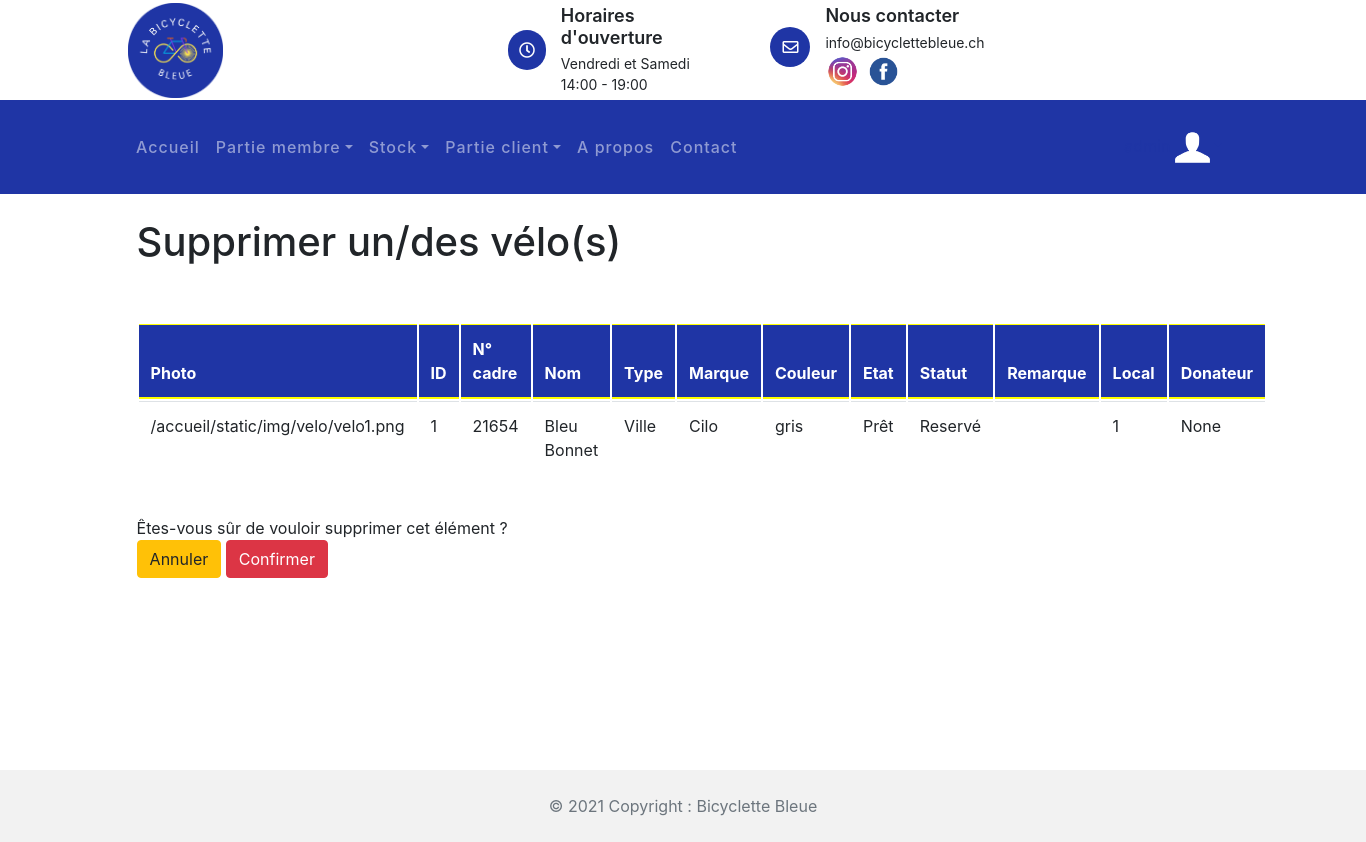
The page /stock_velos/supprimer_velo/1 (signed in) on the database as committed earlier.
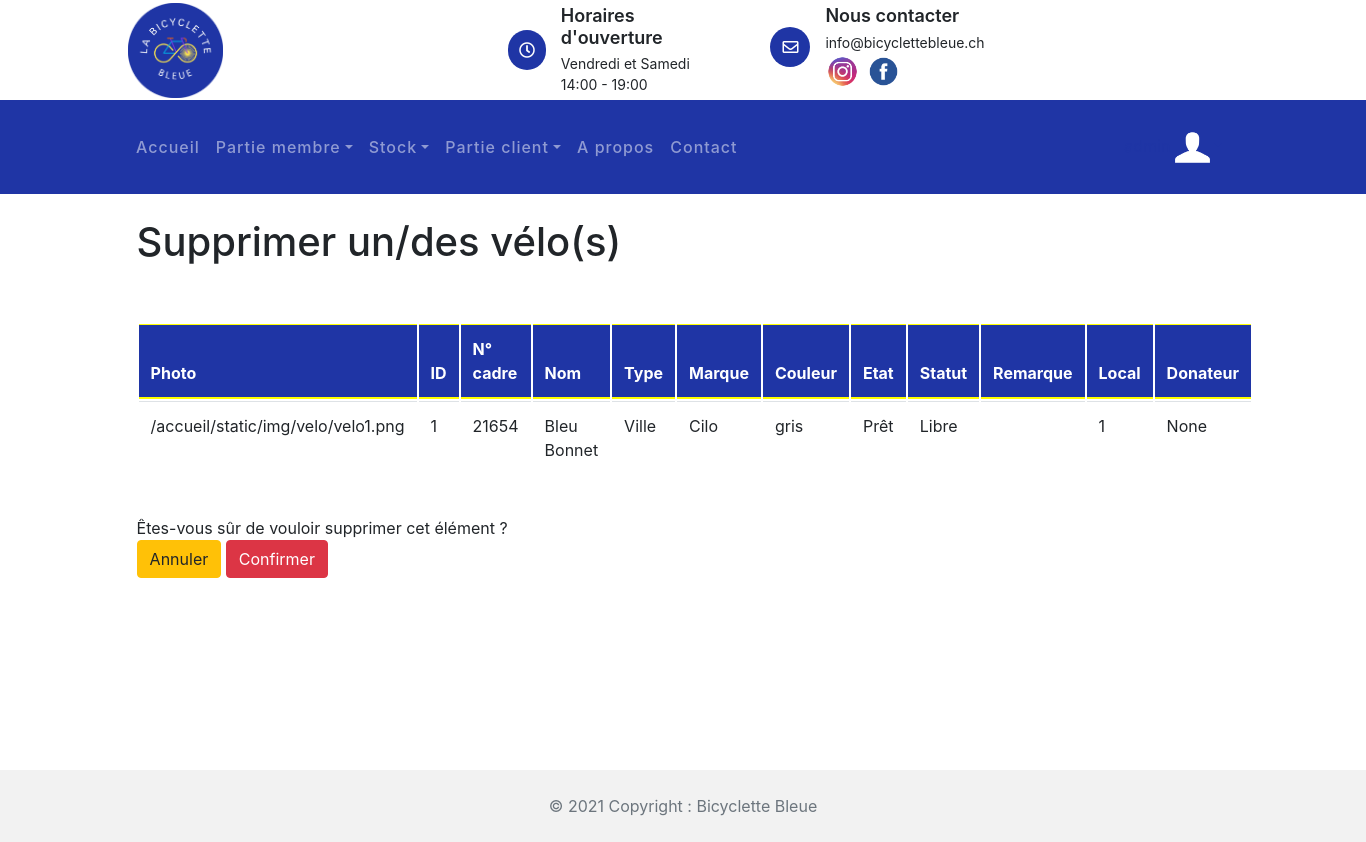
The same page on the database as committed later.
### statistique/models.py (models this page shows, shortened)
class Velo(models.Model):
    vel_id = models.AutoField(db_column='VEL_ID', primary_key = True)  # Field name made lowercase.
    vel_num_cadre = models.IntegerField(db_column='VEL_NUM_CADRE', blank=True, null=True)  # Field name made lowercase.
    vel_nom = models.TextField(db_column='VEL_NOM', blank=True, null=True)  # Field name made lowercase.
    vel_marque = models.TextField(db_column='VEL_MARQUE', blank=True, null=True)  # Field name made lowercase.
    vel_couleur = models.TextField(db_column='VEL_COULEUR', blank=True, null=True)  # Field name made lowercase.
    vel_type = models.TextField(db_column='VEL_TYPE', blank=True, null=True)  # Field name made lowercase.
    vel_photo = models.TextField(db_column='VEL_PHOTO', blank=True, null=True)  # Field name made lowercase.
    vel_statut = models.TextField(db_column='VEL_STATUT', blank=True, null=True)  # Field name made lowercase.
    vel_etat = models.TextField(db_column='VEL_ETAT', blank=True, null=True)  # Field name made lowercase.
    vel_remarque = models.TextField(db_column='VEL_REMARQUE', blank=True, null=True)  # Field name made lowercase.
    class Meta:
        managed = False
        db_table = 'Velo'

### stock_velos/views.py (the view)
# urls.py: path('supprimer_velo/<str:pk>', views.supprimer_velo, name='indexSupprimerVelo'),
@login_required(login_url='/compte/login')
def supprimer_velo(request, pk):
    velo = Velo.objects.get(vel_id=pk)
    if request.method == 'POST':
        velo.delete()
        return redirect('/stock_velos')
    context = {
        'item': velo
    }
    return render(request, 'stock_velos/supprimer_velo.html', context)

### stock_velos/templates/stock_velos/supprimer_velo.html (shortened to what this page needs)
{% extends 'template_base.html' %}
{% load static %}
{% block contenu %}
        <link href="{% static 'css/bootstrap.min.css' %}" rel="stylesheet">
        <link href="{% static 'lib/flaticon/font/flaticon.css' %}" rel="stylesheet">
        <link href="{% static 'lib/animate/animate.min.css' %}" rel="stylesheet">
        <link href="{% static 'lib/owlcarousel/assets/owl.carousel.min.css' %}" rel="stylesheet">
<br>
<h1 style="margin-left: 10%"> Supprimer un/des vélo(s) </h1>
<br>
<br>
<form action="{% url 'stock_velos:indexSupprimerVelo' item.vel_id %}" method="post">
    <table class="table">
        <thead  class="thead-dark">
    <tr>
        <th class="ligne0">
            <p1>Photo</p1>
        </th>
        <th class="ligne0">
            <p1>ID</p1>
        </th>
        <th class="ligne0">
            <p1>N° cadre</p1>
        </th>
        <th class="ligne0">
            <p1>Nom</p1>
        </th>
        <th class="ligne0">
            <p1>Type</p1>
        </th>
        <th class="ligne0">
            <p1>Marque</p1>
        </th>
        <th class="ligne0">
            <p1>Couleur</p1>
        </th>
        <th class="ligne0">
            <p1>Etat</p1>
        </th>
        <th class="ligne0">
            <p1>Statut</p1>
        </th>
        <th class="ligne0">
            <p1>Remarque</p1>
        </th>
        <th class="ligne0">
            <p1>Local</p1>
        </th>
        <th class="ligne0">
            <p1>Donateur</p1>
        </th>
    </tr>
    </thead>
    <tr>
        <td>
            <p1>{{item.vel_photo}}</p1>
        </td>
        <td>
            <p1>{{item.vel_id}}</p1>
        </td>
        <td>
            <p1>{{item.vel_num_cadre}}</p1>
        </td>
        <td>
            <p1>{{item.vel_nom}}</p1>
        </td>
        <td>
            <p1>{{item.vel_type}}</p1>
        </td>
        <td>
            <p1>{{item.vel_marque}}</p1>
        </td>
        <td>
            <p1>{{item.vel_couleur}}</p1>
        </td>
        <td>
            <p1>{{item.vel_etat}}</p1>
        </td>
        <td>
            <p1>{{item.vel_statut}}</p1>
        </td>
        <td>
        </td>
        <td>
            <p1>{{item.local_id_id}}</p1>
        </td>
        <td>
            <p1>{{item.don_id_id}}</p1>
        </td>
    </tr>
</table>
    <br>
<p1 style="margin-left: 10%"> Êtes-vous sûr de vouloir supprimer cet élément ? </p1>
    <br>
    <a href="{% url 'stock_velos:indexStockVelos'%}" class="btn btn-warning" style="margin-left: 10%" >Annuler</a>
    <input class="btn btn-danger" type="submit" name="Confirmer" value="Confirmer">
</form>
{% endblock %}

Rows that differ between the two databases and show on the page:
changed Velo "/accueil/static/img/velo/velo1.png": vel_statut "Reservé" → "Libre"
